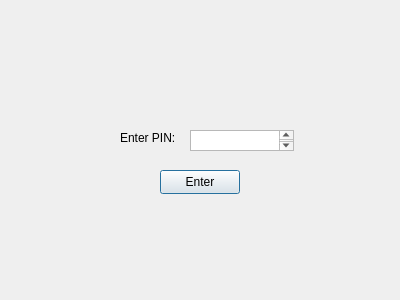
<?xml version="1.0" encoding="UTF-8"?>
<ui version="4.0">
 <class>MainWindow</class>
 <widget class="QDialog" name="MainWindow">
  <property name="geometry">
   <rect>
    <x>0</x>
    <y>0</y>
    <width>400</width>
    <height>300</height>
   </rect>
  </property>
  <property name="windowTitle">
   <string>Dialog</string>
  </property>
  <widget class="QLabel" name="label">
   <property name="geometry">
    <rect>
     <x>120</x>
     <y>130</y>
     <width>71</width>
     <height>16</height>
    </rect>
   </property>
   <property name="text">
    <string>Enter PIN:</string>
   </property>
  </widget>
  <widget class="QTextEdit" name="textEdit">
   <property name="geometry">
    <rect>
     <x>190</x>
     <y>130</y>
     <width>104</width>
     <height>21</height>
    </rect>
   </property>
  </widget>
  <widget class="QPushButton" name="pinButton">
   <property name="geometry">
    <rect>
     <x>160</x>
     <y>170</y>
     <width>80</width>
     <height>24</height>
    </rect>
   </property>
   <property name="text">
    <string>Enter</string>
   </property>
  </widget>
 </widget>
 <resources/>
 <connections/>
</ui>
